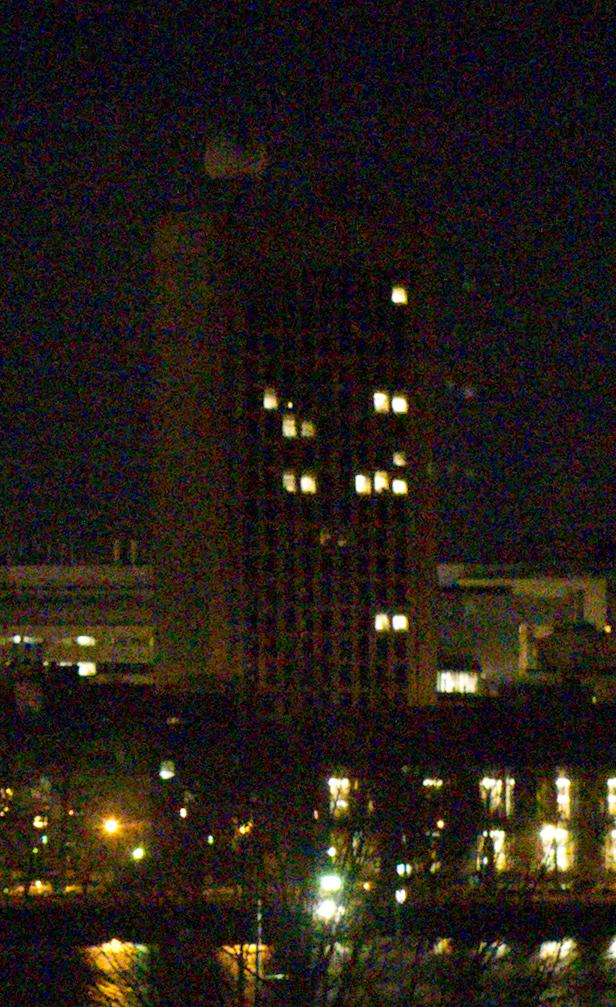
#> input picture Assignments/Assignment-2/Translated_Images/Image0.jpeg, 616 x 1007 px, given as the content of the folder a2-images, which was not available
$ jupyter execute 'Abdullah Azhar Assignment 2.ipynb'   (shell and % lines are left out)   (text cells are left out)
#> lines starting #> are read from the running program, lines starting #| are printed output that depends on the picture; pictures that were not available may be replaced by others from this repository, and a replacement may not be noted
[cell 1]
import numpy as np
import matplotlib.pyplot as plt
import os
import matplotlib.image as mpimg
from datetime import datetime
from PIL import Image

[cell 2]
img_path = "a2-images"
#img_path = "test"
images_files = os.listdir(img_path)
images=[]

for image in images_files:
    unique_path = os.path.join(img_path,image)
    try:
        images.append(mpimg.imread(unique_path))
    except:
        continue

print(len(images))
#| 1

[cell 3]
def offset_calculation(img1,img2):
    #Function to compute the possible translations in the range of -15 to 15 and stores the SSD values corressponding
    #to each translation and returns a dictionary with the keys as indices and the values as SSD value
    pixel_range = 15
    SSD = {}
    img1_g,img2_g = img1[:,:,1],img2[:,:,1]

    for i in range(-15,16,1):
        for j in range(-15,16,1):
            img2_rolled = np.roll(img2_g,shift=(i,j),axis=(0,1))
            SSD[f"{i},{j}"] = np.sum((img1_g-img2_rolled)**2)
    return SSD

[cell 4]
def calculating_min_SSD(SSD={}):
    # Computes the minimnum value in the dictionary SSD and returns the corressponding row,column index as a tuple
    min_value = min(SSD.values())
    print(min_value)
    for key,value in SSD.items():
        if value == min_value:
            key_converted = key.split(",")
            output = (key_converted[0],key_converted[1])
        else:
            continue
        print(f"minimum SSD indices: {output} with value: {min_value}")
        return output

[cell 5]
def averaging_images(images=[]):
    #Computes the average of images passed in a list
    sum_ = np.zeros(1)
    for i,image in enumerate(images):
        print(image.shape)
        sum_ = sum_+image

    average = sum_/i
    print(i)
    return average

[cell 6]
updated_list = []
updated_list.append(images[0])

for i,image in enumerate(images):

    SSD = offset_calculation(images[0],image)
    min_pair = calculating_min_SSD(SSD)
    shifted = np.roll(image,shift=(int(min_pair[0]),int(min_pair[1])),axis=(0,1))
    updated_list.append(shifted)
    plt.imsave(f"Translated_Images/Image{i}.jpeg",shifted)
#> this loop made 1 pass
#> (pixel_range in offset_calculation, min_value in calculating_min_SSD, min_pair) on pass 1: (15, 0, ('0', '0'))
#| 0
#| minimum SSD indices: ('0', '0') with value: 0
#> pass 1, in offset_calculation, `img1_g,img2_g = img1[:,:,1],img2[:,:,1]`:
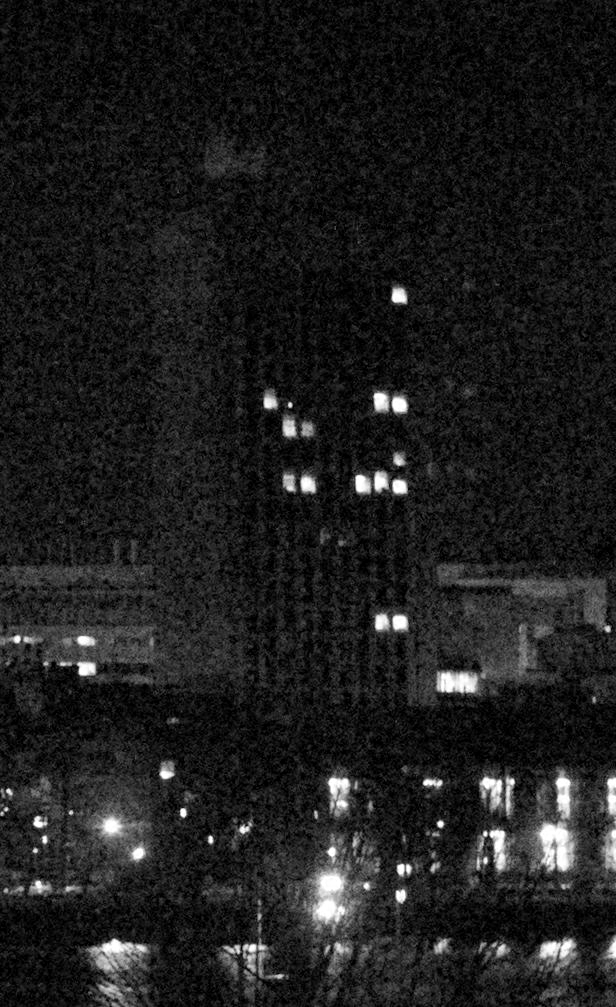
#> img1_g: shape (1007, 616); min 0, max 255, mean 29.8
#> after the loop, updated_list = 2 items

averaged_value = averaging_images(updated_list)
#> the loop in averaging_images, `for i,image in enumerate(images):` made 2 passes
#| (1007, 616, 3)
#| (1007, 616, 3)
#| 1
plt.imshow(averaged_value)

now = datetime.now()
current_time = now.strftime("%H:%M:%S")

plt.savefig(f"Denoised Images/{current_time}.png",dpi=500)
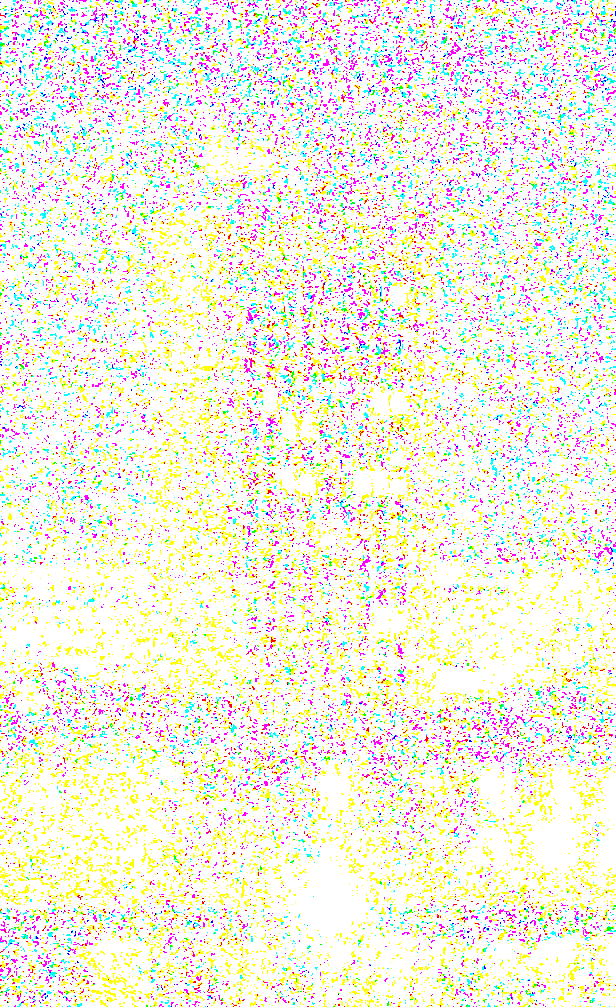
#> shown: shape (1007, 616, 3) float64; mean R, G, B 0.957, 0.945, 0.886
print('processed')

$ run again, on Assignments/Assignment-2/Translated_Images/Image12.jpeg
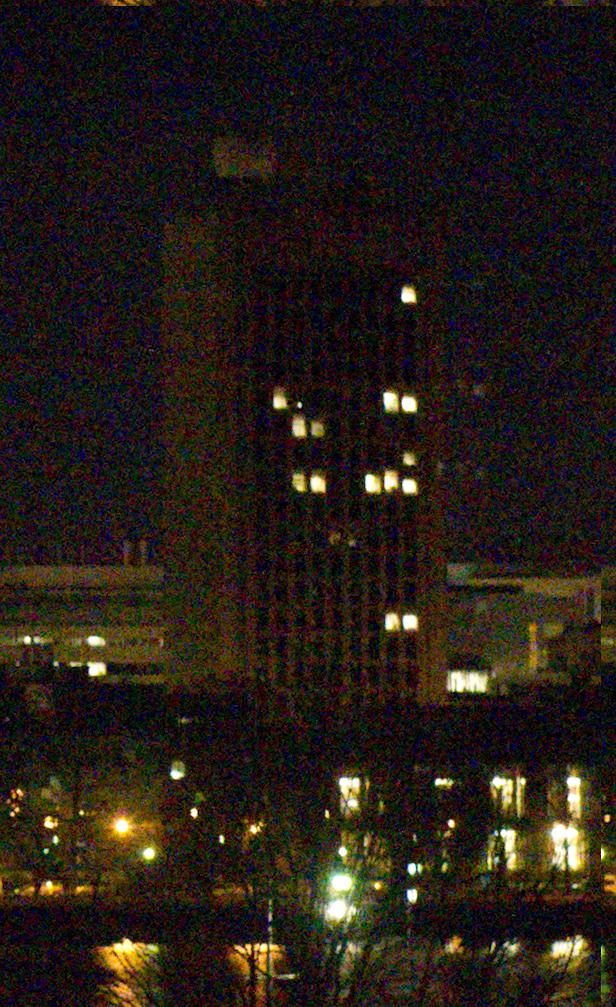
#> input picture Assignments/Assignment-2/Translated_Images/Image12.jpeg, 616 x 1007 px, given as the content of the folder a2-images, which was not available
#| 1
#> the loop `for i,image in enumerate(images): ` made 1 pass
#> (pixel_range in offset_calculation, min_value in calculating_min_SSD, min_pair) on pass 1: (15, 0, ('0', '0'))
#> (printed output is left out)
#> pass 1, in offset_calculation, `img1_g,img2_g = img1[:,:,1],img2[:,:,1]`:
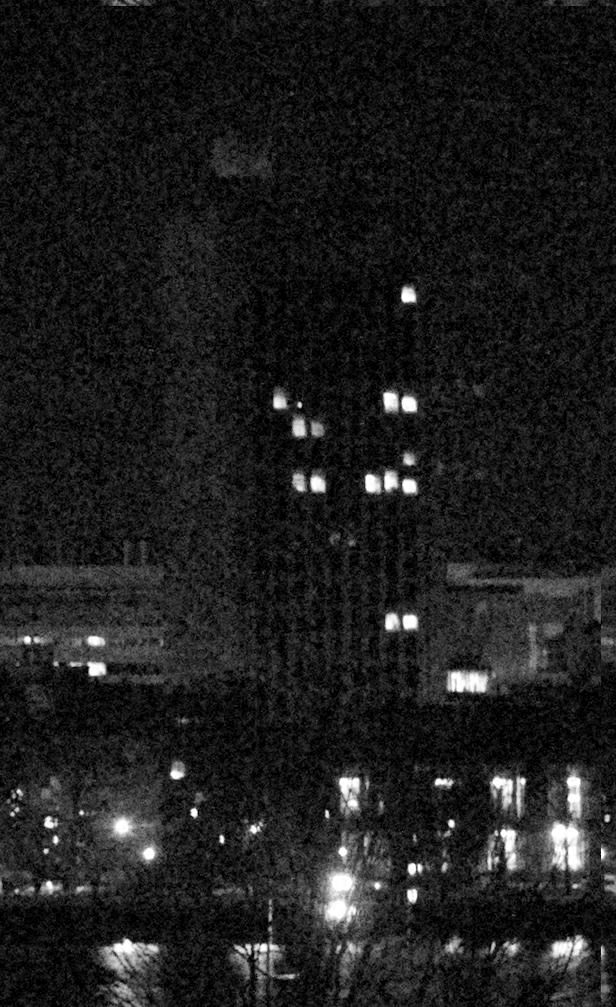
#> img1_g: shape (1007, 616); min 0, max 255, mean 29.8
#> after the loop `for i,image in enumerate(images):`: updated_list = 2 items
#> the loop in averaging_images, `for i,image in enumerate(images):` made 2 passes
#| (1007, 616, 3)
#| (1007, 616, 3)
#| 1
#> `plt.savefig(f"Denoised Images/{current_time}.png",dpi=500)`:
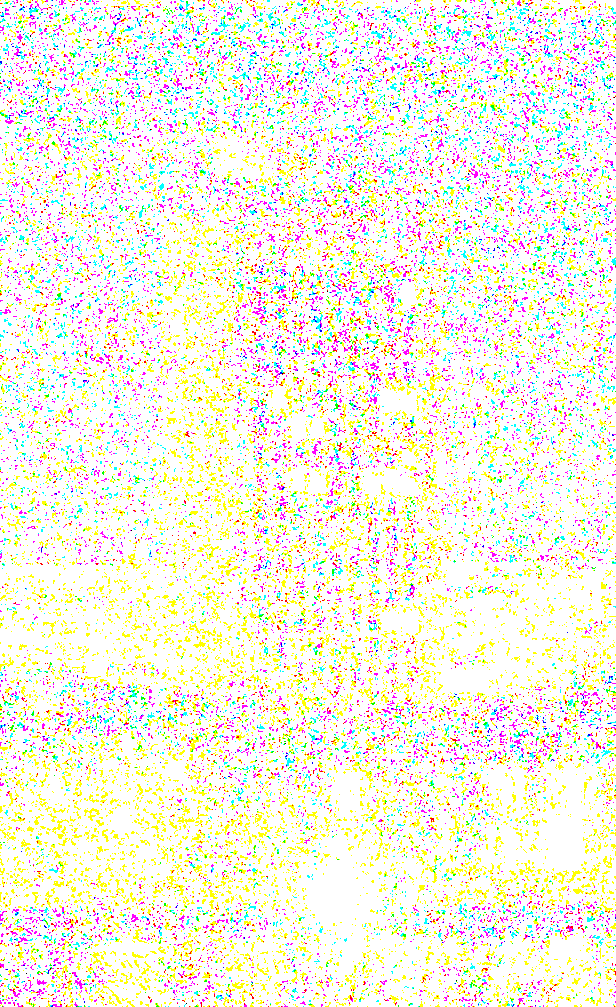
#> shown: shape (1007, 616, 3) float64; mean R, G, B 0.957, 0.947, 0.884
